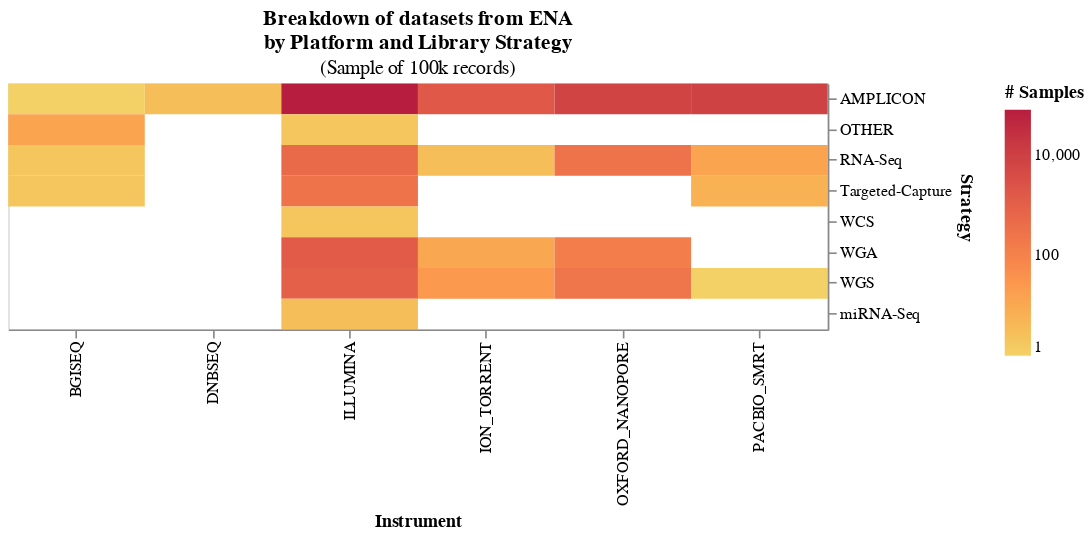

Notebook source saved alongside this figure:
### Code cell
back = alt.Chart(heatmap_2d).mark_rect(opacity=1).encode(
    x=alt.X(
        "instrument_platform:N",
        title="Instrument"
    ),
    y=alt.Y(
        "library_strategy:N",
        title="Strategy",
        axis=alt.Axis(orient='right')
    ),
    color=alt.Color(
        "run_accession:Q",
        title="# Samples",
        scale=alt.Scale(
            scheme="goldred",
            type="log"
        ),
    ),
    tooltip=[
        alt.Tooltip("instrument_platform:N", title="Machine"),
        alt.Tooltip("run_accession:Q", title="Number of runs"),
        alt.Tooltip("library_strategy:N", title="Protocol")
    ]
).properties(
    width=500,
    height=150,
    title={
        "text": ["Breakdown of datasets from ENA",
                 "by Platform and Library Strategy"],
        "subtitle": "(Sample of 100k records)"
    }
)

back

### Figure 1 — Vega-Lite specification as saved in the notebook (floating-point values rounded to 4 significant figures)
{"config": {"view": {"continuousWidth": 300, "continuousHeight": 300}}, "data": {"name": "data-0c1367e49a7528048fe172df9ad3d2ce"}, "mark": {"type": "rect", "opacity": 1}, "encoding": {"color": {"field": "run_accession", "scale": {"scheme": "goldred", "type": "log"}, "title": "# Samples", "type": "quantitative"}, "tooltip": [{"field": "instrument_platform", "title": "Machine", "type": "nominal"}, {"field": "run_accession", "title": "Number of runs", "type": "quantitative"}, {"field": "library_strategy", "title": "Protocol", "type": "nominal"}], "x": {"field": "instrument_platform", "title": "Instrument", "type": "nominal"}, "y": {"axis": {"orient": "right"}, "field": "library_strategy", "title": "Strategy", "type": "nominal"}}, "height": 150, "title": {"text": ["Breakdown of datasets from ENA", "by Platform and Library Strategy"], "subtitle": "(Sample of 100k records)"}, "width": 500, "$schema": "https://vega.github.io/schema/vega-lite/v5.20.1.json", "datasets": {"data-0c1367e49a7528048fe172df9ad3d2ce": [{"instrument_platform": "BGISEQ", "library_strategy": "AMPLICON", "run_accession": 1}, {"instrument_platform": "BGISEQ", "library_strategy": "OTHER", "run_accession": 13}, {"instrument_platform": "BGISEQ", "library_strategy": "RNA-Seq", "run_accession": 2}, {"instrument_platform": "BGISEQ", "library_strategy": "Targeted-Capture", "run_accession": 2}, {"instrument_platform": "DNBSEQ", "library_strategy": "AMPLICON", "run_accession": 3}, {"instrument_platform": "ILLUMINA", "library_strategy": "AMPLICON", "run_accession": 78262}, {"instrument_platform": "ILLUMINA", "library_strategy": "OTHER", "run_accession": 2}, {"instrument_platform": "ILLUMINA", "library_strategy": "RNA-Seq", "run_accession": 524}, {"instrument_platform": "ILLUMINA", "library_strategy": "Targeted-Capture", "run_accession": 272}, {"instrument_platform": "ILLUMINA", "library_strategy": "WCS", "run_accession": 2}, {"instrument_platform": "ILLUMINA", "library_strategy": "WGA", "run_accession": 1389}, {"instrument_platform": "ILLUMINA", "library_strategy": "WGS", "run_accession": 977}, {"instrument_platform": "ILLUMINA", "library_strategy": "miRNA-Seq", "run_accession": 3}, {"instrument_platform": "ION_TORRENT", "library_strategy": "AMPLICON", "run_accession": 1752}, {"instrument_platform": "ION_TORRENT", "library_strategy": "RNA-Seq", "run_accession": 3}, {"instrument_platform": "ION_TORRENT", "library_strategy": "WGA", "run_accession": 11}, {"instrument_platform": "ION_TORRENT", "library_strategy": "WGS", "run_accession": 24}, {"instrument_platform": "OXFORD_NANOPORE", "library_strategy": "AMPLICON", "run_accession": 7305}, {"instrument_platform": "OXFORD_NANOPORE", "library_strategy": "RNA-Seq", "run_accession": 292}, {"instrument_platform": "OXFORD_NANOPORE", "library_strategy": "WGA", "run_accession": 134}, {"instrument_platform": "OXFORD_NANOPORE", "library_strategy": "WGS", "run_accession": 227}, {"instrument_platform": "PACBIO_SMRT", "library_strategy": "AMPLICON", "run_accession": 8379}, {"instrument_platform": "PACBIO_SMRT", "library_strategy": "RNA-Seq", "run_accession": 13}, {"instrument_platform": "PACBIO_SMRT", "library_strategy": "Targeted-Capture", "run_accession": 6}, {"instrument_platform": "PACBIO_SMRT", "library_strategy": "WGS", "run_accession": 1}]}}
